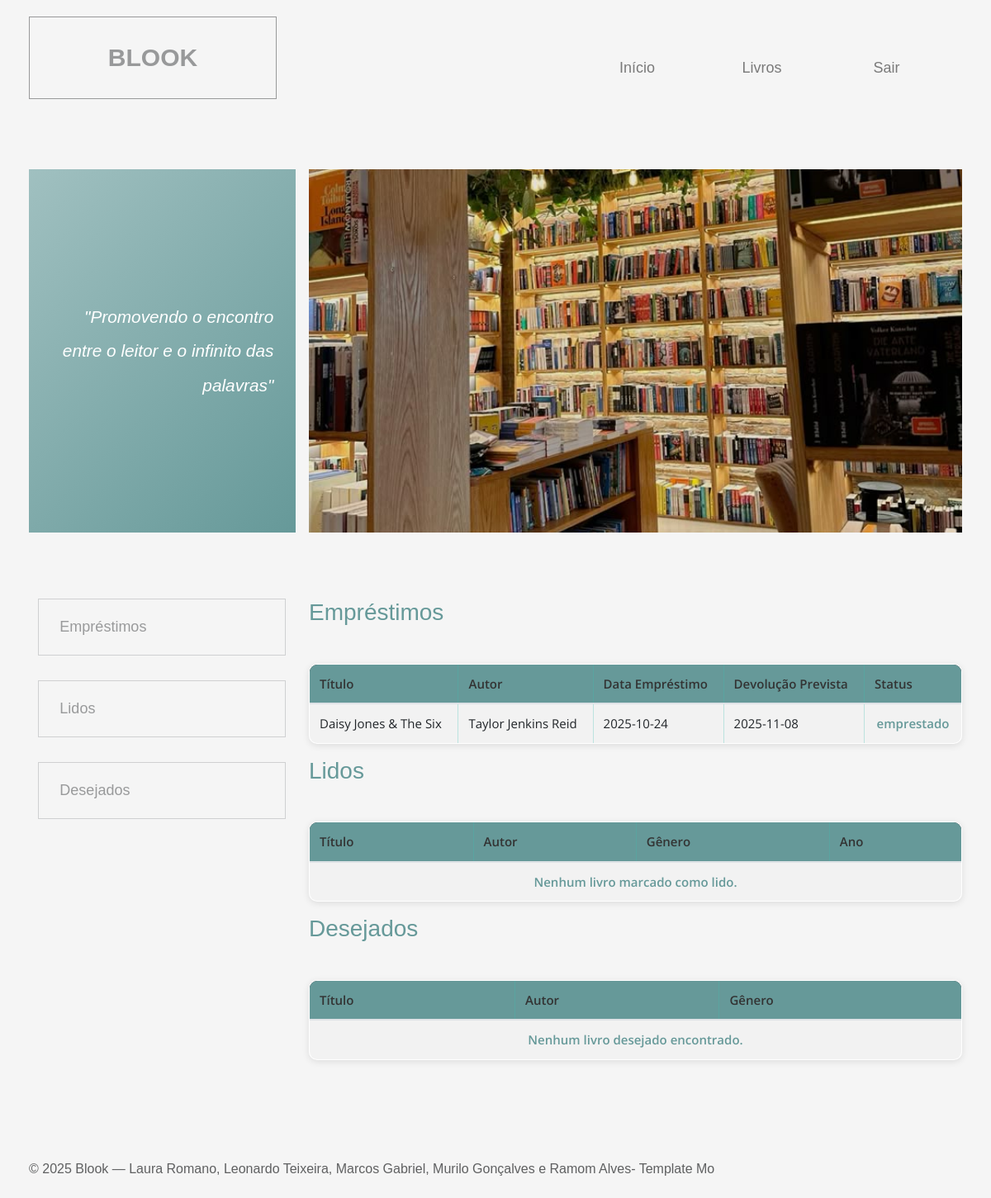
/dashboard.php (signed in), run on the app's committed database.
### tables this page shows
CREATE TABLE Emprestimos (
    id_emprestimo INT PRIMARY KEY AUTO_INCREMENT,
    id_livro INT NOT NULL,
    id_usuario INT NOT NULL,
    data_emprestimo DATE NOT NULL,
    data_prevista_devolucao DATE NOT NULL,
    data_devolucao DATE,
    status ENUM('emprestado', 'devolvido', 'atrasado') NOT NULL DEFAULT 'emprestado',
    FOREIGN KEY (id_livro) REFERENCES Livros(id_livro),
    FOREIGN KEY (id_usuario) REFERENCES Usuarios(id_usuario)
);

CREATE TABLE Livros (
    id_livro INT PRIMARY KEY AUTO_INCREMENT,
    titulo VARCHAR(255) NOT NULL,
    id_autor INT,
    id_genero INT,
    ano_publicacao INT,
    isbn VARCHAR(20) UNIQUE,
    edicao VARCHAR(50),
    quantidade_total INT NOT NULL DEFAULT 1,
    quantidade_disponivel INT NOT NULL DEFAULT 1,
    FOREIGN KEY (id_autor) REFERENCES Autores(id_autor),
    FOREIGN KEY (id_genero) REFERENCES Generos(id_genero)
);

CREATE TABLE Autores (
    id_autor INT PRIMARY KEY AUTO_INCREMENT,
    nome_autor VARCHAR(100) NOT NULL,
    nacionalidade VARCHAR(50),
    data_nascimento DATE
);

### dashboard.php (the view, shortened to what this page needs)
<?php
  include 'cabecalho_painel.php';
  include 'conexao.php';
?>
<div class="row tm-welcome-row">
  <div class="col-12 tm-page-cols-container">
    <div class="tm-page-col-left tm-welcome-box tm-bg-gradient">
      <p class="tm-welcome-text">
        <em>"Promovendo o encontro entre o leitor e o infinito das palavras"</em>
      </p>
    </div>
    <div class="tm-page-col-right">
      <div class="tm-welcome-parallax" data-parallax="scroll" data-image-src="img/livro8.jpg"></div>
    </div>
  </div>
</div>
<section class="row tm-pt-4 tm-pb-6">
  <div class="col-12 tm-tabs-container tm-page-cols-container">
    <div class="tm-page-col-left tm-tab-links">
      <ul class="tabs clearfix" data-tabgroup="first-tab-group">
        <li><a href="#tab1" class="active">Empréstimos</a></li>
        <li><a href="#tab2">Lidos</a></li>
        <li><a href="#tab3">Desejados</a></li>
      </ul>
    </div>
    <div class="tm-page-col-right tm-tab-contents">
      <div id="first-tab-group" class="tabgroup">
        <div id="tab1">
          <h3 class="tm-text-secondary tm-mb-5">Empréstimos</h3>
          <table class="table table-striped table-bordered">
            <thead class="table-dark">
              <tr>
                <th>Título</th>
                <th>Autor</th>
                <th>Data Empréstimo</th>
                <th>Devolução Prevista</th>
                <th>Status</th>
              </tr>
            </thead>
            <tbody>
              <?php
                $sql = "SELECT L.titulo, A.nome_autor, E.data_emprestimo, E.data_prevista_devolucao, E.status
                        FROM Emprestimos E
                        JOIN Livros L ON E.id_livro = L.id_livro
                        JOIN Autores A ON L.id_autor = A.id_autor";
                $resultado = mysqli_query($conexao, $sql);
                if (mysqli_num_rows($resultado) > 0) {
                  while ($row = mysqli_fetch_assoc($resultado)) {
                    echo "<tr>
                            <td>{$row['titulo']}</td>
                            <td>{$row['nome_autor']}</td>
                            <td>{$row['data_emprestimo']}</td>
                            <td>{$row['data_prevista_devolucao']}</td>
                            <td>{$row['status']}</td>
                          </tr>";
                  }
                } else {
                  echo "<tr><td colspan='5' class='text-center'>Nenhum empréstimo registrado.</td></tr>";
                }
              ?>
            </tbody>
          </table>
        </div>
        <div id="tab2">
          <h3 class="tm-text-secondary tm-mb-5">Lidos</h3>
          <table class="table table-striped table-bordered">
            <thead class="table-dark">
              <tr>
                <th>Título</th>
                <th>Autor</th>
                <th>Gênero</th>
                <th>Ano</th>
              </tr>
            </thead>
            <tbody>
              <?php
                $sqlLidos = "SELECT L.titulo, A.nome_autor, G.nome_genero, L.ano_publicacao
                             FROM Emprestimos E
                             JOIN Livros L ON E.id_livro = L.id_livro
                             JOIN Autores A ON L.id_autor = A.id_autor
                             JOIN Generos G ON L.id_genero = G.id_genero
                             WHERE E.status = 'devolvido'";
                $resLidos = mysqli_query($conexao, $sqlLidos);
                if (mysqli_num_rows($resLidos) > 0) {
                  while ($row = mysqli_fetch_assoc($resLidos)) {
                    echo "<tr>
                            <td>{$row['titulo']}</td>
                            <td>{$row['nome_autor']}</td>
                            <td>{$row['nome_genero']}</td>
                            <td>{$row['ano_publicacao']}</td>
                          </tr>";
                  }
                } else {
                  echo "<tr><td colspan='4' class='text-center'>Nenhum livro marcado como lido.</td></tr>";
                }
              ?>
            </tbody>
          </table>
        </div>
        <div id="tab3">
          <h3 class="tm-text-secondary tm-mb-5">Desejados</h3>
          <table class="table table-striped table-bordered">
            <thead class="table-dark">
              <tr>
                <th>Título</th>
                <th>Autor</th>
                <th>Gênero</th>
              </tr>
            </thead>
            <tbody>
              <?php
                $sqlDesejados = "SELECT L.titulo, A.nome_autor, G.nome_genero
                                 FROM Reservas R
                                 JOIN Livros L ON R.id_livro = L.id_livro
                                 JOIN Autores A ON L.id_autor = A.id_autor
                                 JOIN Generos G ON L.id_genero = G.id_genero
                                 WHERE R.status = 'ativa'";
                $resDesejados = mysqli_query($conexao, $sqlDesejados);
                if (mysqli_num_rows($resDesejados) > 0) {
                  while ($row = mysqli_fetch_assoc($resDesejados)) {
                    echo "<tr>
                            <td>{$row['titulo']}</td>
                            <td>{$row['nome_autor']}</td>
                            <td>{$row['nome_genero']}</td>
                          </tr>";
                  }
                } else {
                  echo "<tr><td colspan='3' class='text-center'>Nenhum livro desejado encontrado.</td></tr>";
                }
              ?>
            </tbody>
          </table>
        </div>
      </div>
    </div>
  </div>
</section>
<?php
  include 'footer.php';
?>

### css/templatemo-style.css (style rules this page uses)
html { scroll-behavior: smooth; }
body { font-family: "Open Sans", Arial, Helvetica, sans-serif; font-size: 18px; font-weight: 400; overflow-x: hidden; padding-top: 78px; color: #5f6061; }
p { line-height: 2; }
a, button { transition: all 0.3s ease; }
ul { margin: 0; padding: 0; }
.tm-page-cols-container { display: flex; justify-content: space-between; }
.tm-page-col-left { width: 28.56%; max-width: 400px; }
.tm-page-col-right { width: 70%; margin-left: auto; margin-right: 0; }
.tm-pt-4 { padding-top: 40px; }
.tm-pb-6 { padding-bottom: 50px; }
.tm-mb-5 { margin-bottom: 45px; }
.tm-text-secondary { color: #669999; }
.tm-bg-gradient { background: linear-gradient( 135deg, #a0c0c0 0%, #669999 100% ); }
.tm-welcome-row { padding-top: 30px; padding-bottom: 40px; }
.tm-welcome-box { height: 440px; display: flex; align-items: center; justify-content: center; }
.tm-welcome-parallax { min-height: 440px; background: transparent; }
.tm-welcome-text { max-width: 320px; width: 100%; padding: 15px 25px 15px 15px; color: white; font-size: 1.3rem; margin-bottom: 0; text-align: right; }
.tabs { list-style: none; }
.tabs > li > a { border: 1px solid #cfd0d1; color: #999a9b; padding: 20px 25px; display: block; max-width: 300px; margin: 0 auto 30px; }

### css/dash.css (style rules this page uses)
table { width: 100%; border-collapse: collapse; font-family: "Open Sans", Arial, Helvetica, sans-serif; font-size: 15px; color: #043836; background-color: #ffffff; border-radius: 8px; overflow: hidden; }
table thead { background-color: #496b6b; color: #ffffff; }
table thead th { padding: 12px 16px; text-align: left; font-weight: 600; }
table tbody tr { border-bottom: 1px solid rgba(63, 191, 180, 0.2); transition: background 0.2s ease; }
table td { padding: 10px 16px; }
table td:last-child { text-align: center; font-weight: 600; color: #669999; }
.table-dark th { background-color: #669999 !important; }
.table-bordered td, .table-bordered th { border: 1px solid rgba(63, 191, 180, 0.3); }

### css/adm.css (style rules this page uses)
body { background-color: #f5f5f5; font-family: Arial, sans-serif; margin: 0; padding: 20px; }
table { width: 100%; border-collapse: collapse; background: white; border-radius: 10px; overflow: hidden; box-shadow: 0 2px 8px rgba(0,0,0,0.1); }
th, td { padding: 12px; text-align: left; }
th { background: #669999; color: #333; }
td { border-top: 1px solid #ddd; }

### css/editar_usuario.css (style rules this page uses)
body { background-color: #f5f5f5; font-family: Arial, sans-serif; margin: 0; padding: 20px; }

### data on the page
emprestimos: id_livro.titulo "Daisy Jones & The Six", autores.nome_autor "Taylor Jenkins Reid", data_emprestimo "2025-10-24", data_prevista_devolucao "2025-11-08", status "emprestado"
